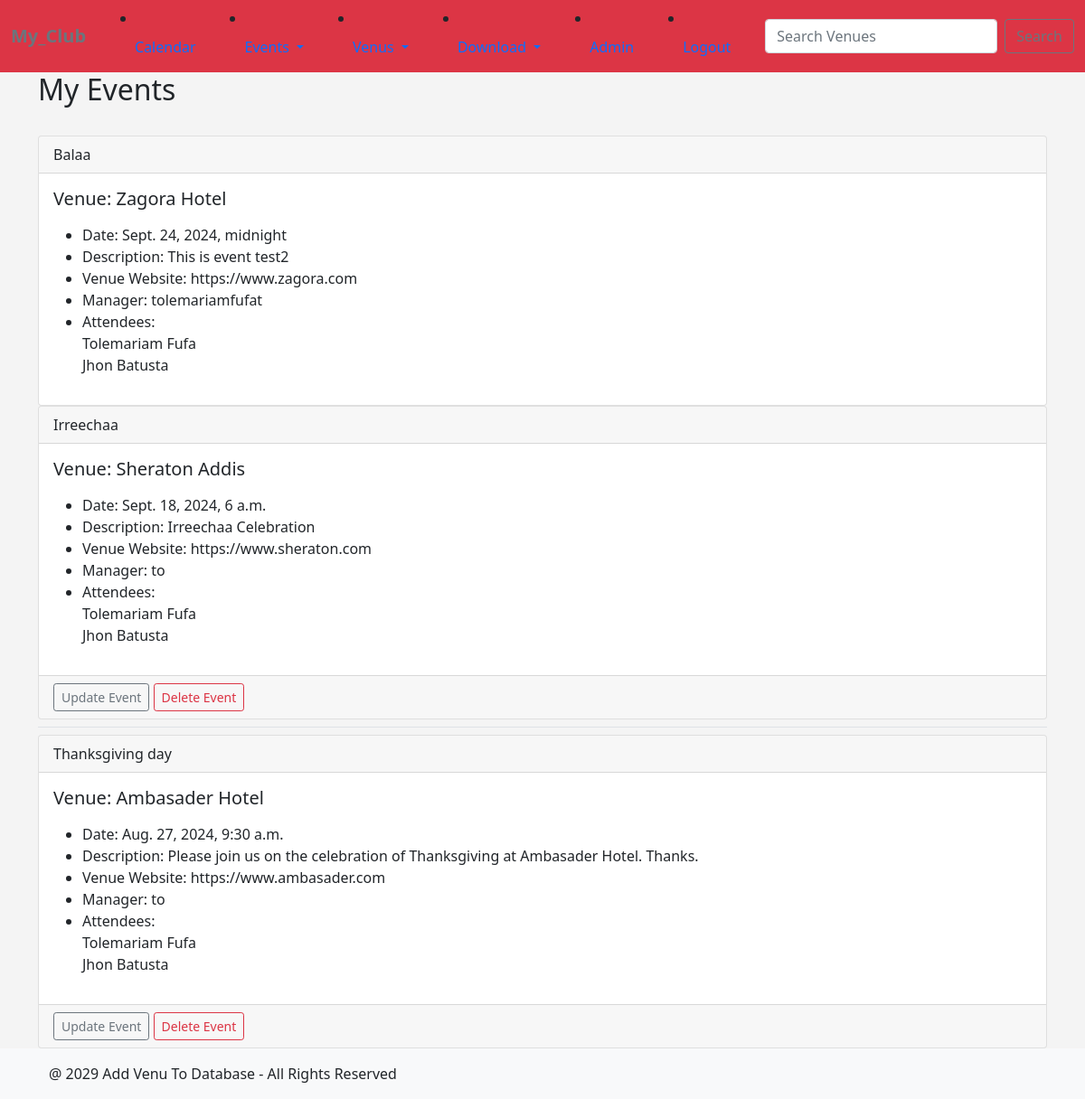
The app's page /my_events (signed in) with its own data.
### formsapp/models.py (models this page shows, shortened)
class Event(models.Model):
    name = models.CharField('Event Name', max_length=120)
    event_date = models.DateTimeField('Event Date')
    venue = models.ForeignKey(Venue, blank=True, null=True, on_delete=models.CASCADE)
    manager = models.ForeignKey(User, blank=True, null=True, on_delete=models.SET_NULL)
    description = models.TextField(blank=True)
    attendees = models.ManyToManyField(MyClubUser, blank=True)
    approved = models.BooleanField("Approved", default=False)
    def __str__(self):
        return self.name

class Venue(models.Model):
    name = models.CharField('Venue Name', max_length=100)
    address = models.CharField(max_length=100)
    zip_code = models.CharField('Zip Code', max_length=100)
    phone = models.CharField('Contact Phone', max_length=20, blank=True)
    web = models.URLField('Website Address', blank=True, null=True)
    email_address = models.EmailField('Email Address', max_length=100, blank=True)
    owner = models.IntegerField("Venue Owner", blank=False, default=1)
    venue_image = models.ImageField(null=True, blank=True, upload_to='images/')
    def __str__(self):
        return self.name

class MyClubUser(models.Model):
    firs_name = models.CharField(max_length=30)
    last_name = models.CharField(max_length=30)
    email = models.EmailField('User Email')
    def __str__(self):
        return self.firs_name + ' ' + self.last_name

### formsapp/views.py (the view)
# urls.py: path("my_events", views.my_events, name="my_events" ),
def my_events(request):
    if request.user.is_authenticated:
        me = request.user.id
        events = Event.objects.filter(attendees=me)
        return render(request, 'formsapp/my_events.html', {'events': events})
    else:
        messages.success(request, ("You are not authorized to view this Page!"))
        return redirect('index')

### formsapp/templates/formsapp/my_events.html
{% extends "formsapp/base.html" %}
{% block content %}
   <h2>My Events</h2>
   <br/>
   {% for event in events %}
   <div class="card">
    <div class="card-header">
    {{ event }}
    </div>
<div class="card-body">
  <h5 class="card-title"> Venue: {{ event.venue }}</h5>
  <p class="card-text">
    <ul>
        <li>Date: {{ event.event_date }}</li>
        <li>Description: {{ event.description }}</li>
        <li>Venue Website: {{ event.venue.web }}</li>
        <li>Manager: {{ event.manager }}</li>
        <li>Attendees:<br/>
            {% for user in event.attendees.all %}
            {{ user }}<br/>
            {% endfor %}
            </li>
            </ul>
        </p>
</div>
{% if user.is_authenticated %}
    {% if user == event.manager %}
    <dive class="card-footer text-muted">
        <a href="{% url "update-event" event.id %}"
        class="btn btn-outline-secondary btn-sm">Update Event</a>
        <a href="{% url "delete-event" event.id %}"
        class="btn btn-outline-danger btn-sm">Delete Event</a>
    </div>
        {% endif %}
    {% endif %}
</div>
   {% endfor %}
{% endblock content %}

### formsapp/templates/formsapp/base.html (style rules this page uses)
body { background: #f4f4f4; }

### records on screen
Event: name "Balaa", venue "Zagora Hotel", event_date "Sept. 24, 2024, midnight", description "This is event test2", venue.web "https://www.zagora.com", manager "tolemariamfufat"
MyClubUser: firs_name+last_name "Tolemariam Fufa"
MyClubUser: firs_name+last_name "Jhon Batusta"
Event: name "Irreechaa", venue "Sheraton Addis", event_date "Sept. 18, 2024, 6 a.m.", description "Irreechaa Celebration", venue.web "https://www.sheraton.com", manager "to", shows "Update Event"
Event: name "Thanksgiving day", venue "Ambasader Hotel", event_date "Aug. 27, 2024, 9:30 a.m.", description "Please join us on the celebration of Thanksgiving at Ambasader Hotel. Thanks.", venue.web "https://www.ambasader.com", manager "to", shows "Update Event"
